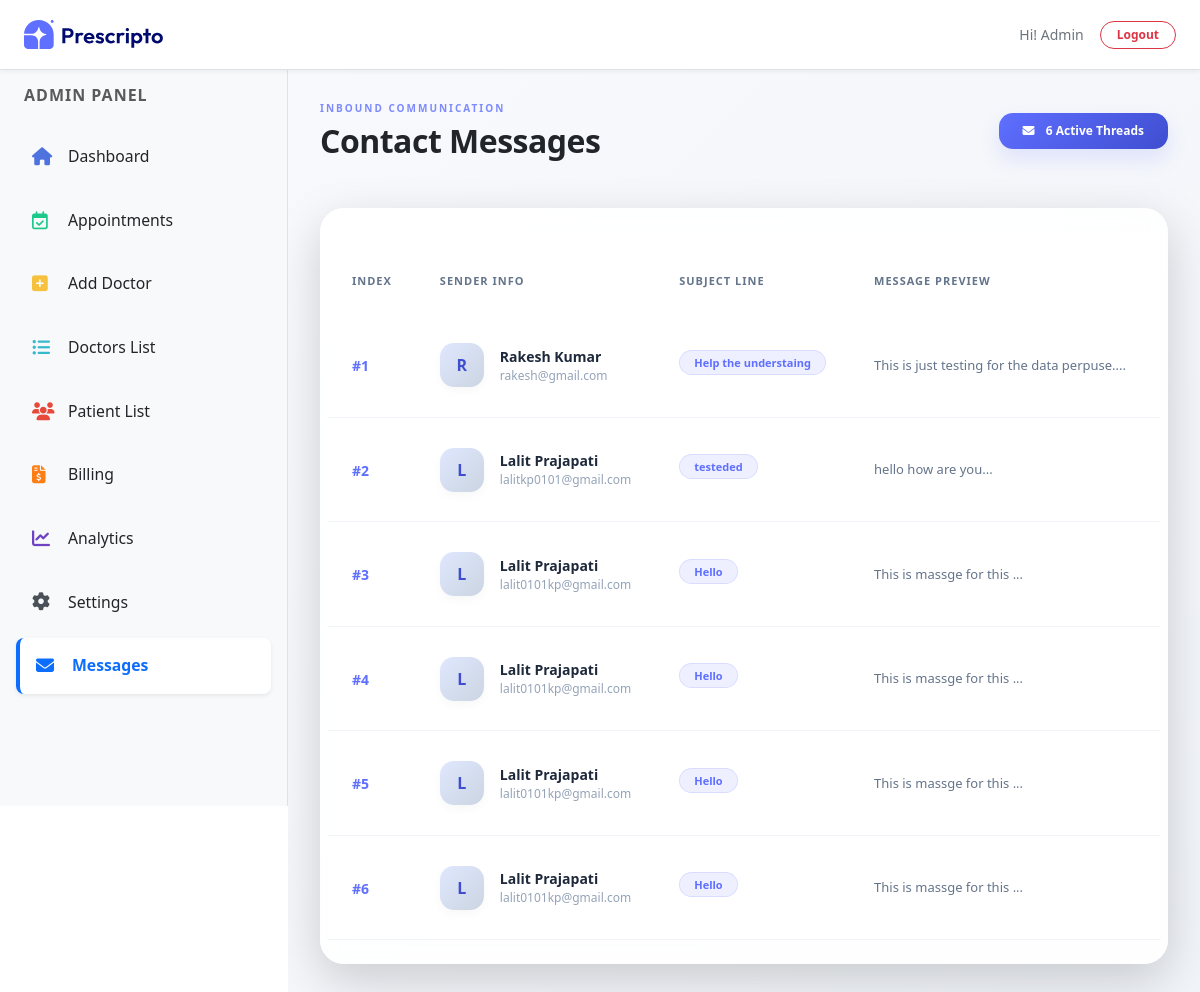
Before: /dash_admin/messages_contact/ (signed in) with the older database file.
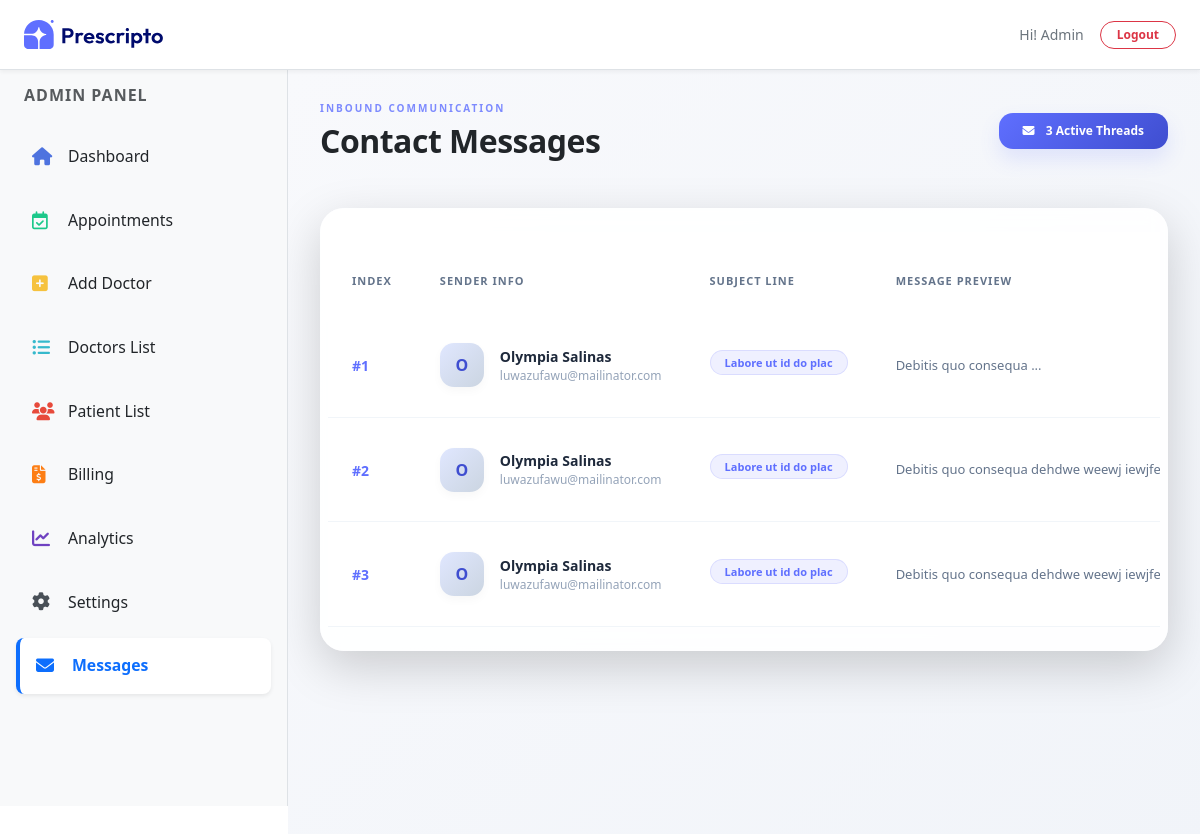
After: the same page with the newer database file.
### appointment/models.py (models this page shows, shortened)
class Contact(models.Model):
    name = models.CharField(max_length=50)
    email = models.EmailField()
    subject = models.CharField(max_length=300)
    message = models.TextField()
    created_at = models.DateTimeField(auto_now_add=True, null=True, blank=True)

### appointment/views.py (the view)
# urls.py: path('dash_admin/messages_contact/', views.messages_contact, name='messages_contact'),
@login_required(login_url='/dash_login')
@staff_member_required
def messages_contact(request):
    contacts = Contact.objects.all().order_by('-id')
    context = {
        'contacts': contacts,
        'action': 'messages_contact',
        'role': 'admin',
    }
    return render(request, "dashboard/messages.html", context)

### templates/dashboard/messages.html (shortened to what this page needs)
{% extends "dashboard/layout.html" %}
{% load static %}
{% block contant %}
<div style="width: 100%; margin-top: 70px; margin-left: 18rem; min-height: 100vh; background: linear-gradient(135deg, #f8f9fc 0%, #f1f4f9 100%); padding: 2rem; transition: all 0.3s ease; overflow-x: hidden;">
    <div class="d-flex justify-content-between align-items-center mb-5" style="animation: slideDown 0.8s cubic-bezier(0.4, 0, 0.2, 1);">
        <div>
            <h6 style="color: #5f6fff; font-weight: 800; text-transform: uppercase; font-size: 10px; letter-spacing: 2px; margin-bottom: 0.5rem; opacity: 0.8;">Inbound Communication</h6>
            <h2 class="fw-bold text-dark m-0" style="letter-spacing: -0.5px;">Contact Messages</h2>
        </div>
        <div>
            <span class="badge" style="background: linear-gradient(135deg, #5f6fff, #3f4ed0); color: white; padding: 0.75rem 1.5rem; border-radius: 14px; font-weight: 600; box-shadow: 0 10px 20px rgba(95, 111, 255, 0.15);">
                <i class="fa-solid fa-envelope me-2"></i> {{ contacts|length|default:"0" }} Active Threads
            </span>
        </div>
    </div>
    <div class="card border-0 shadow-lg" style="background: rgba(255, 255, 255, 0.9); backdrop-filter: blur(10px); border-radius: 24px; overflow: hidden; animation: fadeInUp 0.9s ease-out; border: 1px solid rgba(255,255,255,0.8);">
        <div class="card-body px-2 py-4">
            {% if contacts %}
            <div class="table-responsive">
                <table class="table align-middle m-0" style="min-width: 1000px;">
                    <thead style="background-color: #f8fafc;">
                        <tr>
                            <th style="padding: 1.5rem; color: #64748b; font-size: 11px; text-transform: uppercase; letter-spacing: 1px; border: 0; font-weight: 700; width: 80px;">Index</th>
                            <th style="padding: 1.5rem; color: #64748b; font-size: 11px; text-transform: uppercase; letter-spacing: 1px; border: 0; font-weight: 700;">Sender Info</th>
                            <th style="padding: 1.5rem; color: #64748b; font-size: 11px; text-transform: uppercase; letter-spacing: 1px; border: 0; font-weight: 700; width: 220px;">Subject Line</th>
                            <th style="padding: 1.5rem; color: #64748b; font-size: 11px; text-transform: uppercase; letter-spacing: 1px; border: 0; font-weight: 700;">Message Preview</th>
                            <th style="padding: 1.5rem; color: #64748b; font-size: 11px; text-transform: uppercase; letter-spacing: 1px; border: 0; font-weight: 700; width: 150px;">Received Date</th>
                        </tr>
                    </thead>
                    <tbody>
                        {% for contact in contacts %}
                        <tr class="custom-row-style" style="transition: all 0.25s ease; border-bottom: 1px solid #f1f5f9;">
                            <td style="padding: 1.5rem;">
                                <span class="fw-bold" style="color: #5f6fff; font-size: 14px;">#{{ forloop.counter }}</span>
                            </td>
                            <td style="padding: 1.5rem;">
                                <div class="d-flex align-items-center gap-3">
                                    <div style="width: 44px; height: 44px; border-radius: 14px; background: linear-gradient(135deg, #e0e7ff 0%, #cbd5e1 100%); color: #3f4ed0; display: flex; align-items: center; justify-content: center; font-weight: 800; font-size: 16px; box-shadow: 0 4px 10px rgba(0,0,0,0.03);">
                                        {{ contact.name|slice:":1"|upper }}
                                    </div>
                                    <div>
                                        <div style="font-weight: 700; color: #1e293b; font-size: 14px; text-transform: capitalize;">{{ contact.name }}</div>
                                        <div style="color: #94a3b8; font-size: 12px; font-weight: 500;">{{ contact.email }}</div>
                                    </div>
                                </div>
                            </td>
                            <td style="padding: 1.5rem;">
                                <span class="badge" style="background-color: rgba(95, 111, 255, 0.1); color: #5f6fff; font-size: 11px; font-weight: 700; padding: 6px 14px; border-radius: 20px; border: 1px solid rgba(95, 111, 255, 0.15); display: inline-block; max-width: 190px; overflow: hidden; text-overflow: ellipsis; white-space: nowrap;">
                                    {{ contact.subject }}
                                </span>
                            </td>
                            <td style="padding: 1.5rem;">
                                <div style="max-width: 320px; color: #64748b; font-size: 13px; line-height: 1.6; white-space: nowrap; overflow: hidden; text-overflow: ellipsis;" title="{{ contact.message }}">
                                    {{ contact.message|truncatechars:100 }}...
                                </div>
                            </td>
                            <td style="padding: 1.5rem;">
                            </td>
                        </tr>
                        {% endfor %}
                    </tbody>
                </table>
            </div>
            {% endif %}
        </div>
    </div>
</div>
{% endblock %}

### templates/dashboard/layout.html (shortened to what this page needs)
<!DOCTYPE html>
<html lang="en">
<head>
    <link href="https://cdn.jsdelivr.net/npm/bootstrap@5.3.3/dist/css/bootstrap.min.css" rel="stylesheet" />
    <link href="https://cdnjs.cloudflare.com/ajax/libs/font-awesome/5.15.3/css/all.min.css" rel="stylesheet" />
    <link rel="stylesheet" href="https://cdnjs.cloudflare.com/ajax/libs/font-awesome/6.7.2/css/all.min.css" />
    <link href="https://unpkg.com/aos@2.3.4/dist/aos.css" rel="stylesheet">
</head>
    {% load static %}
    <body>
        <header class="d-flex justify-content-between align-items-center border-bottom bg-white px-4"
                style="height: 70px; position: fixed; top: 0; width: 100%; z-index: 1050; box-shadow: 0 2px 4px rgba(0,0,0,0.05);">
            <div class="d-flex align-items-center">
                <a href="{% url 'dash_admin' %}">
                    <img src="{% static 'assets/assets_frontend/logo.svg' %}" alt="Logo" style="width: 140px;">
                </a>
            </div>
            <div class="d-flex align-items-center gap-3 text-secondary small">
                {% if role == 'admin' %}
                    <span class="text-capitalize fw-medium">Hi! {{ request.session.username }}</span>
                {% else %}
                    <span class="fw-medium">Hi! {{ doctor.name }}</span>
                {% endif %}
                <a href="{% url 'dash_logout' %}" class="btn btn-outline-danger btn-sm rounded-pill px-3 py-1 fw-bold" style="font-size: 12px;">Logout</a>
            </div>
        </header>
        <main class="d-flex" style="min-height: calc(100vh - 64px);">
            {% if role == 'admin' %}
                <nav id="sidebar" class="border-end bg-light p-3 pb-5"
                    style="width: 18rem; height: calc(100vh - 64px); position: fixed; top: 70px; left: 0; z-index: 1000; overflow-y: auto;">
                    <div class="mb-4 ps-2">
                        <h6 class="text-uppercase text-muted fw-bold" style="letter-spacing: 1px; font-size: 1rem;">Admin Panel</h6>
                    </div>
                    <a href="{% url 'dash_admin' %}"
                    class="nav-link d-flex align-items-center gap-3 p-3 rounded-3 mb-2 {% if action == 'admin' %}bg-white shadow-sm border-start border-4 border-primary fw-bold text-primary{% else %}text-dark{% endif %}"
                    style="transition: 0.3s; font-size: 18px; text-decoration: none;">
                        <i class="fa-solid fa-house" style="color: #4e73df; width: 20px;"></i>
                        <span class="small">Dashboard</span>
                    </a>
                    <a href="{% url 'appointments' %}"
                    class="nav-link d-flex align-items-center gap-3 p-3 rounded-3 mb-2 {% if action == 'appointments' %}bg-white shadow-sm border-start border-4 border-success fw-bold text-success{% else %}text-dark{% endif %}"
                    style="transition: 0.3s; font-size: 18px; text-decoration: none;">
                        <i class="fa-regular fa-calendar-check" style="color: #1cc88a; width: 20px;"></i>
                        <span class="small">Appointments</span>
                    </a>
                    <a href="{% url 'add_doctor' %}"
                    class="nav-link d-flex align-items-center gap-3 p-3 rounded-3 mb-2 {% if action == 'add_doctor' %}bg-white shadow-sm border-start border-4 border-warning fw-bold text-warning{% else %}text-dark{% endif %}"
                    style="transition: 0.3s; font-size: 18px; text-decoration: none;">
                        <i class="fas fa-plus-square" style="color: #f6c23e; width: 20px;"></i>
                        <span class="small">Add Doctor</span>
                    </a>
                    <a href="{% url 'doctor_list' %}"
                    class="nav-link d-flex align-items-center gap-3 p-3 rounded-3 mb-2 {% if action == 'doctor_list' %}bg-white shadow-sm border-start border-4 border-info fw-bold text-info{% else %}text-dark{% endif %}"
                    style="transition: 0.3s; font-size: 18px; text-decoration: none;">
                        <i class="fas fa-list-ul" style="color: #36b9cc; width: 20px;"></i>
                        <span class="small">Doctors List</span>
                    </a>
                    <a href="{% url 'patient_list' %}"
                    class="nav-link d-flex align-items-center gap-3 p-3 rounded-3 mb-2 {% if action == 'patient_list' %}bg-white shadow-sm border-start border-4 border-danger fw-bold text-danger{% else %}text-dark{% endif %}"
                    style="transition: 0.3s; font-size: 18px; text-decoration: none;">
                        <i class="fa-solid fa-users" style="color: #e74a3b; width: 20px;"></i>
                        <span class="small">Patient List</span>
                    </a>
                    <a href="{% url 'billing' %}"
                    class="nav-link d-flex align-items-center gap-3 p-3 rounded-3 mb-2 {% if action == 'billing' %}bg-white shadow-sm border-start border-4 border-secondary fw-bold text-secondary{% else %}text-dark{% endif %}"
                    style="transition: 0.3s; font-size: 18px; text-decoration: none;">
                        <i class="fa-solid fa-file-invoice-dollar" style="color: #fd7e14; width: 20px;"></i>
                        <span class="small">Billing</span>
                    </a>
                    <a href="{% url 'analytics' %}"
                    class="nav-link d-flex align-items-center gap-3 p-3 rounded-3 mb-2 {% if action == 'analytics' %}bg-white shadow-sm border-start border-4 border-dark fw-bold text-dark{% else %}text-dark{% endif %}"
                    style="transition: 0.3s; font-size: 18px; text-decoration: none;">
                        <i class="fa-solid fa-chart-line" style="color: #6f42c1; width: 20px;"></i>
                        <span class="small">Analytics</span>
                    </a>
                    <a href="{% url 'settings' %}"
                    class="nav-link d-flex align-items-center gap-3 p-3 rounded-3 mb-2 {% if action == 'settings' %}bg-white shadow-sm border-start border-4 border-secondary fw-bold text-secondary{% else %}text-dark{% endif %}"
                    style="transition: 0.3s; font-size: 18px; text-decoration: none;">
                        <i class="fa-solid fa-gear" style="color: #495057; width: 20px;"></i>
                        <span class="small">Settings</span>
                    </a>
                    <a href="{% url 'messages_contact' %}"
                    class="nav-link d-flex align-items-center gap-3 p-3 rounded-3 mb-2 {% if action == 'messages_contact' %}bg-white shadow-sm border-start border-4 border-primary fw-bold text-primary{% else %}text-dark{% endif %}"
                    style="transition: 0.3s; font-size: 18px; text-decoration: none;">
                        <i class="fa-solid fa-envelope" style="color: #0d6efd; width: 20px;"></i>
                        <span class="small">Messages</span>
                    </a>
                </nav>
            {% endif %}
            {% block contant %}
            {% endblock %}
        </main>
    </body>
</html>

Changed rows visible on the page:
removed Contact: name "R", name "Rakesh Kumar", email "rakesh@gmail.com", subject "Help the understaing", message "This is just testing for the data perpuse."
removed Contact: name "L", name "Lalit Prajapati", email "lalitkp0101@gmail.com", subject "testeded", message "hello how are you"
removed Contact: name "L", name "Lalit Prajapati", email "lalit0101kp@gmail.com", subject "Hello", message "This is massge for this"
removed Contact: name "L", name "Lalit Prajapati", email "lalit0101kp@gmail.com", subject "Hello", message "This is massge for this"
removed Contact: name "L", name "Lalit Prajapati", email "lalit0101kp@gmail.com", subject "Hello", message "This is massge for this"
removed Contact: name "L", name "Lalit Prajapati", email "lalit0101kp@gmail.com", subject "Hello", message "This is massge for this"
added Contact: name "O", name "Olympia Salinas", email "luwazufawu@mailinator.com", subject "Labore ut id do plac", message "Debitis quo consequa"
added Contact: name "O", name "Olympia Salinas", email "luwazufawu@mailinator.com", subject "Labore ut id do plac", message "Debitis quo consequa dehdwe weewj iewjfewij wef…"
added Contact: name "O", name "Olympia Salinas", email "luwazufawu@mailinator.com", subject "Labore ut id do plac", message "Debitis quo consequa dehdwe weewj iewjfewij wef…"
Other visible differences:
{{ contacts|length|default:"0" }}: "6" → "3"
